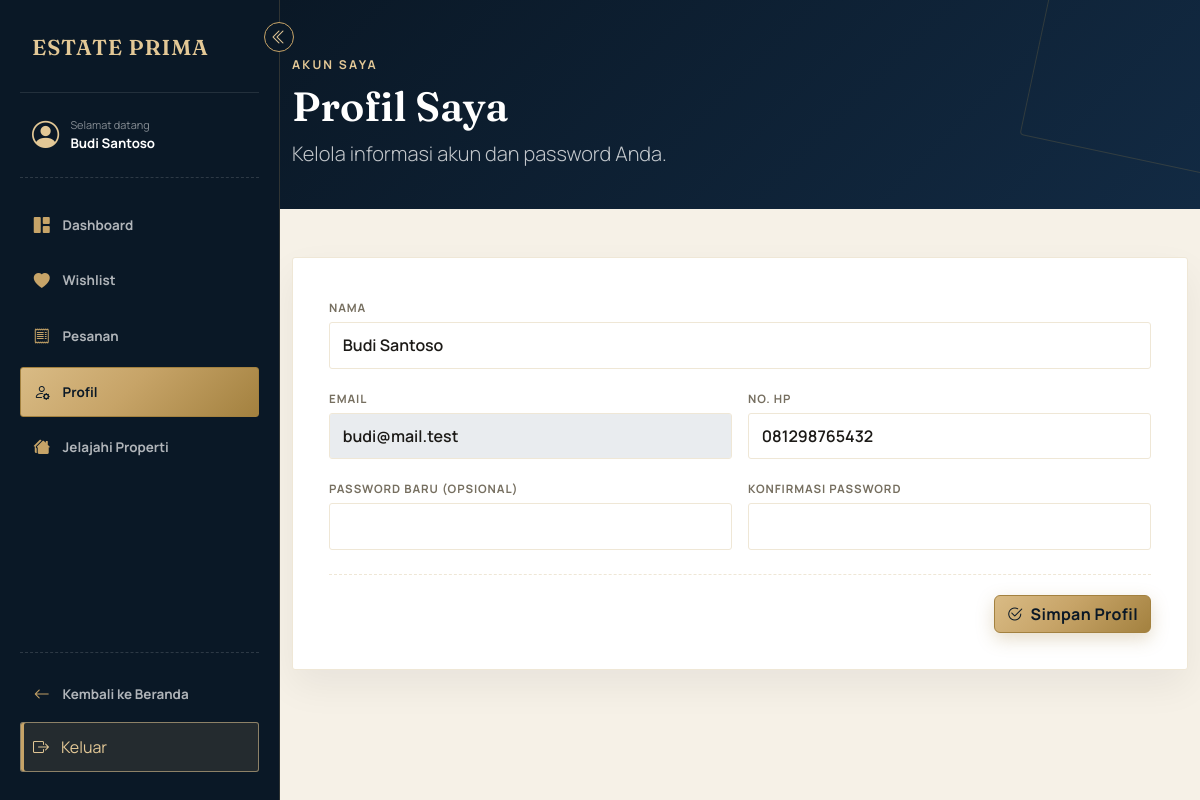
Page /profil.php (signed in) on the committed database.
### tables this page shows
CREATE TABLE IF NOT EXISTS `users` (
  `id` INT UNSIGNED AUTO_INCREMENT PRIMARY KEY,
  `nama` VARCHAR(100) NOT NULL,
  `email` VARCHAR(150) NOT NULL UNIQUE,
  `password` VARCHAR(255) NOT NULL,
  `no_hp` VARCHAR(20) DEFAULT NULL,
  `role` ENUM('admin', 'user') NOT NULL DEFAULT 'user',
  `created_at` TIMESTAMP NOT NULL DEFAULT CURRENT_TIMESTAMP
);

### includes/auth.php (called while the page is built, shortened)
<?php
function user_login() {
    return [
        'id'    => $_SESSION['user_id'],
        'nama'  => $_SESSION['nama'],
        'email' => $_SESSION['email'],
        'role'  => $_SESSION['role'],
    ];
}

### profil.php (the view, shortened to what this page needs)
<?php
require_once __DIR__ . '/config/database.php';
require_once __DIR__ . '/includes/auth.php';
$user_id = (int) $_SESSION['user_id'];
$stmt = mysqli_prepare($koneksi, 'SELECT nama, email, no_hp FROM users WHERE id = ?');
mysqli_stmt_bind_param($stmt, 'i', $user_id);
mysqli_stmt_execute($stmt);
$profil = mysqli_fetch_assoc(mysqli_stmt_get_result($stmt));
$user = user_login();
$dashboard_sidebar = true;
$dashboard_sidebar_active = 'profil';
require_once __DIR__ . '/includes/header.php';
?>
<div class="page-header"><div class="container"><p class="eyebrow mb-2">Akun Saya</p><h1 class="mb-2">Profil Saya</h1><p class="lead mb-0">Kelola informasi akun dan password Anda.</p></div></div>
<main class="py-5"><div class="container"><div class="admin-form-card">
<form method="POST" action="profil.php"><input type="hidden" name="csrf_token" value="<?= htmlspecialchars(csrf_token()) ?>"><div class="row g-3">
<div class="col-12 field-panel"><label class="form-label" for="nama">Nama</label><input class="form-control" id="nama" name="nama" value="<?= htmlspecialchars($profil['nama'] ?? '') ?>" required></div>
<div class="col-md-6 field-panel"><label class="form-label" for="email">Email</label><input class="form-control" id="email" value="<?= htmlspecialchars($profil['email'] ?? '') ?>" disabled></div>
<div class="col-md-6 field-panel"><label class="form-label" for="no_hp">No. HP</label><input class="form-control" id="no_hp" name="no_hp" value="<?= htmlspecialchars($profil['no_hp'] ?? '') ?>"></div>
<div class="col-md-6 field-panel"><label class="form-label" for="password">Password Baru (opsional)</label><input class="form-control" id="password" type="password" name="password"></div>
<div class="col-md-6 field-panel"><label class="form-label" for="konfirmasi_password">Konfirmasi Password</label><input class="form-control" id="konfirmasi_password" type="password" name="konfirmasi_password"></div>
</div><div class="form-actions"><button class="btn btn-gold" type="submit"><i class="bi bi-check2-circle me-1"></i> Simpan Profil</button></div></form>
</div></div></main>
<?php require_once __DIR__ . '/includes/dashboard-footer.php'; ?>

### includes/header.php (shortened to what this page needs)
<?php
$dashboard_sidebar = $dashboard_sidebar ?? false;
$admin_sidebar = $admin_sidebar ?? false;
$dashboard_sidebar_active = $dashboard_sidebar_active ?? 'dashboard';
$user = $user ?? null;
?>
<!DOCTYPE html>
<html lang="id">
<head>
    <link rel="stylesheet" href="https://cdnjs.cloudflare.com/ajax/libs/bootstrap/5.3.3/css/bootstrap.min.css">
    <link rel="stylesheet" href="https://cdnjs.cloudflare.com/ajax/libs/bootstrap-icons/1.11.3/font/bootstrap-icons.min.css">
    <link rel="stylesheet" href="<?= BASE_URL ?>assets/css/style.css?v=<?= filemtime(__DIR__ . '/../assets/css/style.css') ?>">
</head>
<body class="<?= ($dashboard_sidebar || $admin_sidebar) ? 'has-dashboard-sidebar' : '' ?>">
<?php if ($admin_sidebar): ?>
    <aside class="dashboard-sidebar admin-sidebar">
        <button type="button" class="sidebar-toggle" aria-label="Ciutkan sidebar" title="Ciutkan sidebar"><i class="bi bi-chevron-double-left"></i></button>
        <a class="dashboard-sidebar-brand" href="<?= BASE_URL ?>admin-dashboard.php"><span class="sidebar-label">ESTATE <span>PRIMA</span></span></a>
        <div class="dashboard-sidebar-user">
            <i class="bi bi-shield-lock-fill"></i>
            <div><small class="sidebar-label">Panel Admin</small><strong class="sidebar-label"><?= htmlspecialchars(isset($user['nama']) ? $user['nama'] : 'Administrator') ?></strong></div>
        </div>
        <nav class="dashboard-sidebar-nav" aria-label="Navigasi admin">
            <a href="<?= BASE_URL ?>admin-dashboard.php" class="<?= $dashboard_sidebar_active === 'dashboard' ? 'active' : '' ?>"><i class="bi bi-speedometer2"></i><span class="sidebar-label">Dashboard</span></a>
            <a href="<?= BASE_URL ?>admin-properti.php" class="<?= $dashboard_sidebar_active === 'properti' ? 'active' : '' ?>"><i class="bi bi-houses-fill"></i><span class="sidebar-label">Kelola Properti</span></a>
            <a href="<?= BASE_URL ?>admin-transaksi.php" class="<?= $dashboard_sidebar_active === 'transaksi' ? 'active' : '' ?>"><i class="bi bi-receipt"></i><span class="sidebar-label">Kelola Transaksi</span></a>
            <a href="<?= BASE_URL ?>admin-agen.php" class="<?= $dashboard_sidebar_active === 'agen' ? 'active' : '' ?>"><i class="bi bi-person-badge-fill"></i><span class="sidebar-label">Kelola Agen</span></a>
            <a href="<?= BASE_URL ?>admin-pesan.php" class="<?= $dashboard_sidebar_active === 'pesan' ? 'active' : '' ?>"><i class="bi bi-envelope-fill"></i><span class="sidebar-label">Pesan Kontak</span></a>
            <a href="<?= BASE_URL ?>admin-users.php" class="<?= $dashboard_sidebar_active === 'users' ? 'active' : '' ?>"><i class="bi bi-people-fill"></i><span class="sidebar-label">Kelola Users</span></a>
        </nav>
        <div class="dashboard-sidebar-bottom">
            <a href="<?= BASE_URL ?>index.php"><i class="bi bi-arrow-left"></i><span class="sidebar-label">Kembali ke Beranda</span></a>
            <form method="POST" action="<?= BASE_URL ?>logout.php"><input type="hidden" name="csrf_token" value="<?= htmlspecialchars(csrf_token()) ?>"><button type="submit" class="sidebar-logout"><i class="bi bi-box-arrow-right"></i><span class="sidebar-label">Keluar</span></button></form>
        </div>
    </aside>
<?php elseif ($dashboard_sidebar): ?>
    <aside class="dashboard-sidebar">
        <button type="button" class="sidebar-toggle" aria-label="Ciutkan sidebar" title="Ciutkan sidebar"><i class="bi bi-chevron-double-left"></i></button>
        <a class="dashboard-sidebar-brand" href="<?= BASE_URL ?>dashboard-user.php"><span class="sidebar-label">ESTATE <span>PRIMA</span></span></a>
        <div class="dashboard-sidebar-user">
            <i class="bi bi-person-circle"></i>
            <div><small class="sidebar-label">Selamat datang</small><strong class="sidebar-label"><?= htmlspecialchars(isset($user['nama']) ? $user['nama'] : 'Pengguna') ?></strong></div>
        </div>
        <nav class="dashboard-sidebar-nav" aria-label="Navigasi dashboard">
            <a href="<?= BASE_URL ?>dashboard-user.php" class="<?= $dashboard_sidebar_active === 'dashboard' ? 'active' : '' ?>"><i class="bi bi-grid-1x2-fill"></i><span class="sidebar-label">Dashboard</span></a>
            <a href="<?= BASE_URL ?>wishlist.php" class="<?= $dashboard_sidebar_active === 'wishlist' ? 'active' : '' ?>"><i class="bi bi-heart-fill"></i><span class="sidebar-label">Wishlist</span></a>
            <a href="<?= BASE_URL ?>pesanan.php" class="<?= $dashboard_sidebar_active === 'pesanan' ? 'active' : '' ?>"><i class="bi bi-receipt"></i><span class="sidebar-label">Pesanan</span></a>
            <a href="<?= BASE_URL ?>profil.php" class="<?= $dashboard_sidebar_active === 'profil' ? 'active' : '' ?>"><i class="bi bi-person-gear"></i><span class="sidebar-label">Profil</span></a>
            <a href="<?= BASE_URL ?>listing.php"><i class="bi bi-houses-fill"></i><span class="sidebar-label">Jelajahi Properti</span></a>
        </nav>
        <div class="dashboard-sidebar-bottom">
            <a href="<?= BASE_URL ?>index.php"><i class="bi bi-arrow-left"></i><span class="sidebar-label">Kembali ke Beranda</span></a>
            <form method="POST" action="<?= BASE_URL ?>logout.php"><button type="submit" class="sidebar-logout"><i class="bi bi-box-arrow-right"></i><span class="sidebar-label">Keluar</span></button></form>
        </div>
    </aside>
<?php endif; ?>

### rows in the picture
users: nama "Budi Santoso", email "budi@mail.test", no_hp "081298765432"
